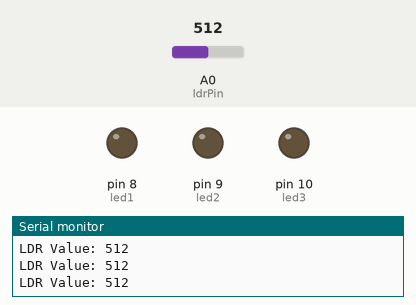
Recording of a sketch running on a simulated Arduino Uno, built with avr-gcc and run on an emulated ATmega328P. Parts: output pins drawn as LEDs (lit = HIGH), the last lines printed to the serial monitor. The inputs (shaded band) are chosen by the test bench; at power-on: A0 (ldrPin) = 512.

Above: at 1.3 s.
1.4 s: A0 (ldrPin) set to 488
At 2.3 s:
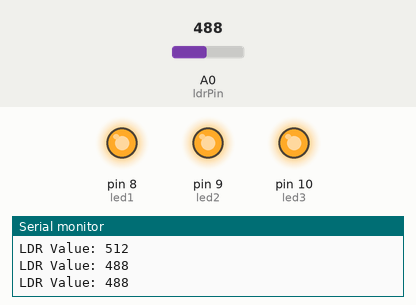
3.0 s: A0 (ldrPin) set to 510
At 3.5 s:
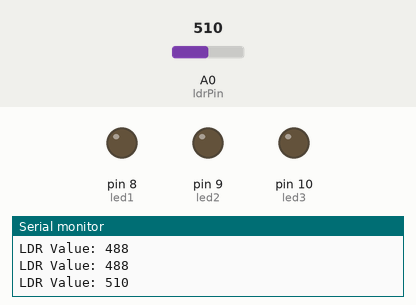
4.5 s: A0 (ldrPin) set to 490
At 5.9 s:
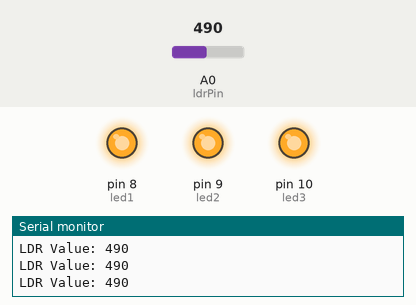
Timing chart, 0 to 7.5 s (numbered marks = the images above; inputs shaded):
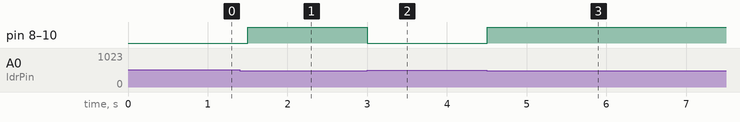

Measured:
- the behaviour switches between 500 and 499 on A0 (ldrPin) (found by bisection; images 0 and 1)
- after the input at 1.4 s, pin 8 (led1), pin 9 (led2), pin 10 (led3): LOW → HIGH after 0.10 s
- after the input at 3.0 s, pin 8 (led1), pin 9 (led2), pin 10 (led3): HIGH → LOW at once
- after the input at 4.5 s, pin 8 (led1), pin 9 (led2), pin 10 (led3): LOW → HIGH at once

The sketch:

automatic_street_light.ino
```cpp
const int ldrPin = A0;
const int led1 = 8;
const int led2 = 9;
const int led3 = 10;

int ldrValue = 0;

void setup() {
  pinMode(led1, OUTPUT);
  pinMode(led2, OUTPUT);
  pinMode(led3, OUTPUT);

  Serial.begin(9600);
}

void loop() {
  ldrValue = analogRead(ldrPin);

  Serial.print("LDR Value: ");
  Serial.println(ldrValue);

  if (ldrValue < 500) {
    digitalWrite(led1, HIGH);
    digitalWrite(led2, HIGH);
    digitalWrite(led3, HIGH);
  }
  else {
    digitalWrite(led1, LOW);
    digitalWrite(led2, LOW);
    digitalWrite(led3, LOW);
  }

  delay(500);
}
```
